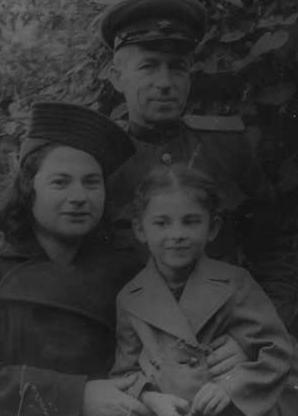
#> input picture res/wartime.jpg, 298 x 416 px, found by its file name
$ jupyter execute 'Transformation Task 1.ipynb'   (shell and % lines are left out)
#> lines starting #> are read from the running program, lines starting #| are printed output that depends on the picture
# Transformation Task 1

## Requirement
    1. Open image “Wartime.jpg”;
    2. View its histogram alongside the image;
    3. Use histogram equalisation to improve its contrast;
    4. View the new histogram alongside the new image.

    Advanced Task:

        Try this on a poor quality colour image.
        Which channel should be equalised?

[cell 1]
# Import libraries


import cv2 # The OpenCV library; install using `pip install opencv-contrib-python`
import numpy as np # Helpful when working with arrays; install using `pip install numpy`
from matplotlib import pyplot as plt # Good for graphing; install using `pip install matplotlib`
from matplotlib import image as image
import easygui # An easy-to-use file-picker; pip install easygui

[cell 2]
# 1. Open image “Wartime.jpg”;

I = cv2.imread("res\wartime.jpg") # Read Image
#> I is the input picture: shape (416, 298, 3); min 14, max 122, mean 49.9

#2. View its histogram alongside the image;

I_Grey = cv2.cvtColor(I, cv2.COLOR_BGR2GRAY)

Values = I.ravel() #pixel values is unravelled from matrix form to 1D array

fig = plt.figure()

fig.add_subplot(121)
plt.title('Original Picture')
plt.imshow(I)

fig.add_subplot(122)
plt.title('Histogram')
plt.hist(Values, bins = 256, range = [0,256])

#fig.tight_layout(w_pad=20)
plt.show()
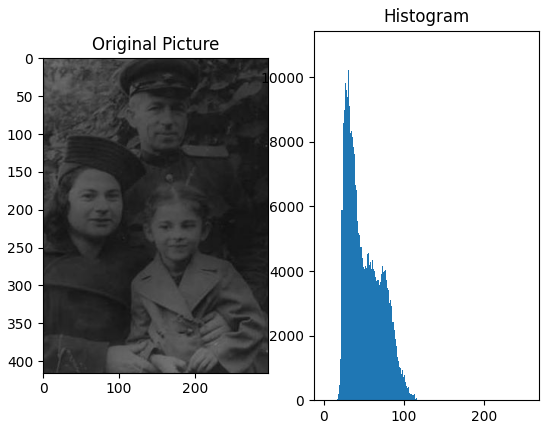
#> figure drawn by matplotlib, 2 panels; panel 2: tallest bar 10902 high, from x = 26 to 27


#3. Use histogram equalisation to improve its contrast;

H = cv2.equalizeHist(I_Grey) # To equalise a historgram
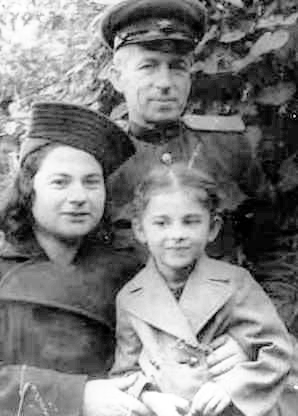
#> H: shape (416, 298); min 0, max 255, mean 129.5

#4. View the new histogram alongside the new image.
Values = H.ravel() #pixel values is unravelled from matrix form to 1D array
plt.set_cmap('gray')
fig1 = plt.figure()

fig1.add_subplot(121)
plt.title('Equalised Picture')
plt.imshow(H)

fig1.add_subplot(122)
plt.title('Histogram')
plt.hist(Values, bins = 256, range = [0,256])

#fig1.tight_layout(w_pad=20)
plt.show()
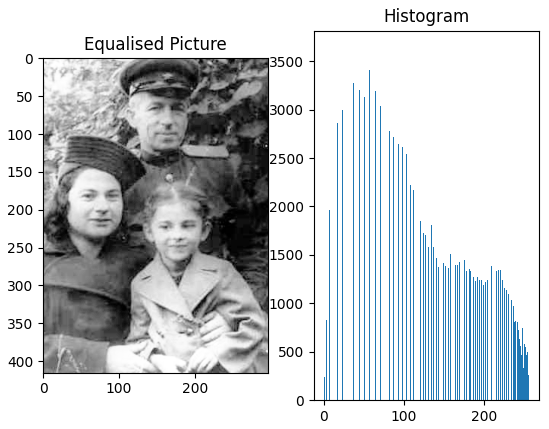
#> figure drawn by matplotlib, 2 panels; panel 2: tallest bar 3634 high, from x = 31 to 32
